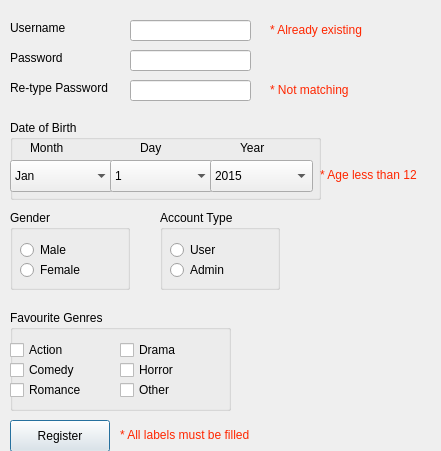
<?xml version="1.0" encoding="UTF-8"?>
<ui version="4.0">
 <class>RegisterWindow</class>
 <widget class="QDialog" name="RegisterWindow">
  <property name="geometry">
   <rect>
    <x>0</x>
    <y>0</y>
    <width>441</width>
    <height>451</height>
   </rect>
  </property>
  <property name="windowTitle">
   <string>Dialog</string>
  </property>
  <widget class="QLabel" name="labelUsername">
   <property name="geometry">
    <rect>
     <x>10</x>
     <y>20</y>
     <width>61</width>
     <height>16</height>
    </rect>
   </property>
   <property name="text">
    <string>Username</string>
   </property>
  </widget>
  <widget class="QLabel" name="labelPassword">
   <property name="geometry">
    <rect>
     <x>10</x>
     <y>50</y>
     <width>58</width>
     <height>16</height>
    </rect>
   </property>
   <property name="text">
    <string>Password</string>
   </property>
  </widget>
  <widget class="QLabel" name="labelRetypePassword">
   <property name="geometry">
    <rect>
     <x>10</x>
     <y>80</y>
     <width>121</width>
     <height>16</height>
    </rect>
   </property>
   <property name="text">
    <string>Re-type Password </string>
   </property>
  </widget>
  <widget class="QLineEdit" name="lineEditUsername">
   <property name="geometry">
    <rect>
     <x>130</x>
     <y>20</y>
     <width>121</width>
     <height>21</height>
    </rect>
   </property>
  </widget>
  <widget class="QLineEdit" name="lineEditPassword">
   <property name="geometry">
    <rect>
     <x>130</x>
     <y>50</y>
     <width>121</width>
     <height>21</height>
    </rect>
   </property>
  </widget>
  <widget class="QLineEdit" name="lineEditRetypePassword">
   <property name="geometry">
    <rect>
     <x>130</x>
     <y>80</y>
     <width>121</width>
     <height>21</height>
    </rect>
   </property>
  </widget>
  <widget class="QGroupBox" name="groupBoxDateOfBirth">
   <property name="geometry">
    <rect>
     <x>10</x>
     <y>120</y>
     <width>311</width>
     <height>80</height>
    </rect>
   </property>
   <property name="title">
    <string>Date of Birth</string>
   </property>
   <widget class="QComboBox" name="comboBoxMonth">
    <property name="geometry">
     <rect>
      <x>0</x>
      <y>40</y>
      <width>103</width>
      <height>32</height>
     </rect>
    </property>
    <item>
     <property name="text">
      <string>Jan</string>
     </property>
    </item>
    <item>
     <property name="text">
      <string>Feb</string>
     </property>
    </item>
    <item>
     <property name="text">
      <string>Mar</string>
     </property>
    </item>
    <item>
     <property name="text">
      <string>Apr</string>
     </property>
    </item>
    <item>
     <property name="text">
      <string>May</string>
     </property>
    </item>
    <item>
     <property name="text">
      <string>Jun</string>
     </property>
    </item>
    <item>
     <property name="text">
      <string>Jul</string>
     </property>
    </item>
    <item>
     <property name="text">
      <string>Aug</string>
     </property>
    </item>
    <item>
     <property name="text">
      <string>Sep</string>
     </property>
    </item>
    <item>
     <property name="text">
      <string>Oct</string>
     </property>
    </item>
    <item>
     <property name="text">
      <string>Nov</string>
     </property>
    </item>
    <item>
     <property name="text">
      <string>Dec</string>
     </property>
    </item>
   </widget>
   <widget class="QComboBox" name="comboBoxDay">
    <property name="geometry">
     <rect>
      <x>100</x>
      <y>40</y>
      <width>103</width>
      <height>32</height>
     </rect>
    </property>
    <item>
     <property name="text">
      <string>1</string>
     </property>
    </item>
    <item>
     <property name="text">
      <string>2</string>
     </property>
    </item>
    <item>
     <property name="text">
      <string>3</string>
     </property>
    </item>
    <item>
     <property name="text">
      <string>4</string>
     </property>
    </item>
    <item>
     <property name="text">
      <string>5</string>
     </property>
    </item>
    <item>
     <property name="text">
      <string>6</string>
     </property>
    </item>
    <item>
     <property name="text">
      <string>7</string>
     </property>
    </item>
    <item>
     <property name="text">
      <string>8</string>
     </property>
    </item>
    <item>
     <property name="text">
      <string>9</string>
     </property>
    </item>
    <item>
     <property name="text">
      <string>10</string>
     </property>
    </item>
    <item>
     <property name="text">
      <string>11</string>
     </property>
    </item>
    <item>
     <property name="text">
      <string>12</string>
     </property>
    </item>
    <item>
     <property name="text">
      <string>13</string>
     </property>
    </item>
    <item>
     <property name="text">
      <string>14</string>
     </property>
    </item>
    <item>
     <property name="text">
      <string>15</string>
     </property>
    </item>
    <item>
     <property name="text">
      <string>16</string>
     </property>
    </item>
    <item>
     <property name="text">
      <string>17</string>
     </property>
    </item>
    <item>
     <property name="text">
      <string>18</string>
     </property>
    </item>
    <item>
     <property name="text">
      <string>19</string>
     </property>
    </item>
    <item>
     <property name="text">
      <string>20</string>
     </property>
    </item>
    <item>
     <property name="text">
      <string>21</string>
     </property>
    </item>
    <item>
     <property name="text">
      <string>22</string>
     </property>
    </item>
    <item>
     <property name="text">
      <string>23</string>
     </property>
    </item>
    <item>
     <property name="text">
      <string>24</string>
     </property>
    </item>
    <item>
     <property name="text">
      <string>25</string>
     </property>
    </item>
    <item>
     <property name="text">
      <string>26</string>
     </property>
    </item>
    <item>
     <property name="text">
      <string>27</string>
     </property>
    </item>
    <item>
     <property name="text">
      <string>28</string>
     </property>
    </item>
    <item>
     <property name="text">
      <string>29</string>
     </property>
    </item>
    <item>
     <property name="text">
      <string>30</string>
     </property>
    </item>
    <item>
     <property name="text">
      <string>31</string>
     </property>
    </item>
   </widget>
   <widget class="QComboBox" name="comboBoxYear">
    <property name="geometry">
     <rect>
      <x>200</x>
      <y>40</y>
      <width>103</width>
      <height>32</height>
     </rect>
    </property>
    <item>
     <property name="text">
      <string>2015</string>
     </property>
    </item>
    <item>
     <property name="text">
      <string>2014</string>
     </property>
    </item>
    <item>
     <property name="text">
      <string>2013</string>
     </property>
    </item>
    <item>
     <property name="text">
      <string>2012</string>
     </property>
    </item>
    <item>
     <property name="text">
      <string>2011</string>
     </property>
    </item>
    <item>
     <property name="text">
      <string>2010</string>
     </property>
    </item>
    <item>
     <property name="text">
      <string>2009</string>
     </property>
    </item>
    <item>
     <property name="text">
      <string>2008</string>
     </property>
    </item>
    <item>
     <property name="text">
      <string>2007</string>
     </property>
    </item>
    <item>
     <property name="text">
      <string>2006</string>
     </property>
    </item>
    <item>
     <property name="text">
      <string>2005</string>
     </property>
    </item>
    <item>
     <property name="text">
      <string>2004</string>
     </property>
    </item>
    <item>
     <property name="text">
      <string>2003</string>
     </property>
    </item>
    <item>
     <property name="text">
      <string>2002</string>
     </property>
    </item>
    <item>
     <property name="text">
      <string>2001</string>
     </property>
    </item>
    <item>
     <property name="text">
      <string>2000</string>
     </property>
    </item>
    <item>
     <property name="text">
      <string>1999</string>
     </property>
    </item>
    <item>
     <property name="text">
      <string>1998</string>
     </property>
    </item>
    <item>
     <property name="text">
      <string>1997</string>
     </property>
    </item>
    <item>
     <property name="text">
      <string>1996</string>
     </property>
    </item>
    <item>
     <property name="text">
      <string>1995</string>
     </property>
    </item>
    <item>
     <property name="text">
      <string>1994</string>
     </property>
    </item>
   </widget>
   <widget class="QLabel" name="labelMonth">
    <property name="geometry">
     <rect>
      <x>20</x>
      <y>20</y>
      <width>58</width>
      <height>16</height>
     </rect>
    </property>
    <property name="text">
     <string>Month</string>
    </property>
   </widget>
   <widget class="QLabel" name="labelDay">
    <property name="geometry">
     <rect>
      <x>130</x>
      <y>20</y>
      <width>58</width>
      <height>16</height>
     </rect>
    </property>
    <property name="text">
     <string>Day</string>
    </property>
   </widget>
   <widget class="QLabel" name="labelYear">
    <property name="geometry">
     <rect>
      <x>230</x>
      <y>20</y>
      <width>58</width>
      <height>16</height>
     </rect>
    </property>
    <property name="text">
     <string>Year</string>
    </property>
   </widget>
  </widget>
  <widget class="QLabel" name="labelExistingerror">
   <property name="geometry">
    <rect>
     <x>270</x>
     <y>20</y>
     <width>161</width>
     <height>21</height>
    </rect>
   </property>
   <property name="text">
    <string>&lt;html&gt;&lt;head/&gt;&lt;body&gt;&lt;p&gt;&lt;span style=&quot; color:#ff2600;&quot;&gt;* Already existing&lt;/span&gt;&lt;/p&gt;&lt;/body&gt;&lt;/html&gt;</string>
   </property>
  </widget>
  <widget class="QLabel" name="labelNotMatchingerror">
   <property name="geometry">
    <rect>
     <x>270</x>
     <y>80</y>
     <width>121</width>
     <height>21</height>
    </rect>
   </property>
   <property name="text">
    <string>&lt;html&gt;&lt;head/&gt;&lt;body&gt;&lt;p&gt;&lt;span style=&quot; color:#ff2600;&quot;&gt;* Not matching&lt;/span&gt;&lt;/p&gt;&lt;/body&gt;&lt;/html&gt;</string>
   </property>
  </widget>
  <widget class="QGroupBox" name="groupBoxGender">
   <property name="geometry">
    <rect>
     <x>10</x>
     <y>210</y>
     <width>120</width>
     <height>80</height>
    </rect>
   </property>
   <property name="title">
    <string>Gender</string>
   </property>
   <widget class="QRadioButton" name="radioButtonMale">
    <property name="geometry">
     <rect>
      <x>10</x>
      <y>30</y>
      <width>99</width>
      <height>20</height>
     </rect>
    </property>
    <property name="text">
     <string>Male</string>
    </property>
   </widget>
   <widget class="QRadioButton" name="radioButtonFemale">
    <property name="geometry">
     <rect>
      <x>10</x>
      <y>50</y>
      <width>99</width>
      <height>20</height>
     </rect>
    </property>
    <property name="text">
     <string>Female</string>
    </property>
   </widget>
  </widget>
  <widget class="QGroupBox" name="groupBoxAccountType">
   <property name="geometry">
    <rect>
     <x>160</x>
     <y>210</y>
     <width>120</width>
     <height>80</height>
    </rect>
   </property>
   <property name="title">
    <string>Account Type</string>
   </property>
   <widget class="QRadioButton" name="radioButtonUser">
    <property name="geometry">
     <rect>
      <x>10</x>
      <y>30</y>
      <width>99</width>
      <height>20</height>
     </rect>
    </property>
    <property name="text">
     <string>User</string>
    </property>
   </widget>
   <widget class="QRadioButton" name="radioButtonAdmin">
    <property name="geometry">
     <rect>
      <x>10</x>
      <y>50</y>
      <width>99</width>
      <height>20</height>
     </rect>
    </property>
    <property name="text">
     <string>Admin</string>
    </property>
   </widget>
  </widget>
  <widget class="QLabel" name="labelage12error">
   <property name="geometry">
    <rect>
     <x>320</x>
     <y>160</y>
     <width>121</width>
     <height>31</height>
    </rect>
   </property>
   <property name="text">
    <string>&lt;html&gt;&lt;head/&gt;&lt;body&gt;&lt;p&gt;&lt;span style=&quot; color:#ff2600;&quot;&gt;* Age less than 12&lt;/span&gt;&lt;/p&gt;&lt;/body&gt;&lt;/html&gt;</string>
   </property>
  </widget>
  <widget class="QGroupBox" name="groupBox">
   <property name="geometry">
    <rect>
     <x>10</x>
     <y>310</y>
     <width>221</width>
     <height>101</height>
    </rect>
   </property>
   <property name="title">
    <string>Favourite Genres</string>
   </property>
   <widget class="QCheckBox" name="checkBox">
    <property name="geometry">
     <rect>
      <x>0</x>
      <y>30</y>
      <width>85</width>
      <height>20</height>
     </rect>
    </property>
    <property name="text">
     <string>Action</string>
    </property>
   </widget>
   <widget class="QCheckBox" name="checkBox_2">
    <property name="geometry">
     <rect>
      <x>0</x>
      <y>50</y>
      <width>85</width>
      <height>20</height>
     </rect>
    </property>
    <property name="text">
     <string>Comedy</string>
    </property>
   </widget>
   <widget class="QCheckBox" name="checkBox_3">
    <property name="geometry">
     <rect>
      <x>0</x>
      <y>70</y>
      <width>85</width>
      <height>20</height>
     </rect>
    </property>
    <property name="text">
     <string>Romance</string>
    </property>
   </widget>
   <widget class="QCheckBox" name="checkBox_4">
    <property name="geometry">
     <rect>
      <x>110</x>
      <y>30</y>
      <width>85</width>
      <height>20</height>
     </rect>
    </property>
    <property name="text">
     <string>Drama</string>
    </property>
   </widget>
   <widget class="QCheckBox" name="checkBox_5">
    <property name="geometry">
     <rect>
      <x>110</x>
      <y>50</y>
      <width>85</width>
      <height>20</height>
     </rect>
    </property>
    <property name="text">
     <string>Horror</string>
    </property>
   </widget>
   <widget class="QCheckBox" name="checkBox_6">
    <property name="geometry">
     <rect>
      <x>110</x>
      <y>70</y>
      <width>85</width>
      <height>20</height>
     </rect>
    </property>
    <property name="text">
     <string>Other</string>
    </property>
   </widget>
  </widget>
  <widget class="QPushButton" name="pushButton">
   <property name="geometry">
    <rect>
     <x>10</x>
     <y>420</y>
     <width>100</width>
     <height>32</height>
    </rect>
   </property>
   <property name="text">
    <string>Register</string>
   </property>
  </widget>
  <widget class="QLabel" name="labelallfillederror">
   <property name="geometry">
    <rect>
     <x>120</x>
     <y>425</y>
     <width>191</width>
     <height>21</height>
    </rect>
   </property>
   <property name="text">
    <string>&lt;html&gt;&lt;head/&gt;&lt;body&gt;&lt;p&gt;&lt;span style=&quot; color:#ff2600;&quot;&gt;* All labels must be filled&lt;/span&gt;&lt;/p&gt;&lt;/body&gt;&lt;/html&gt;</string>
   </property>
  </widget>
 </widget>
 <resources/>
 <connections/>
</ui>
